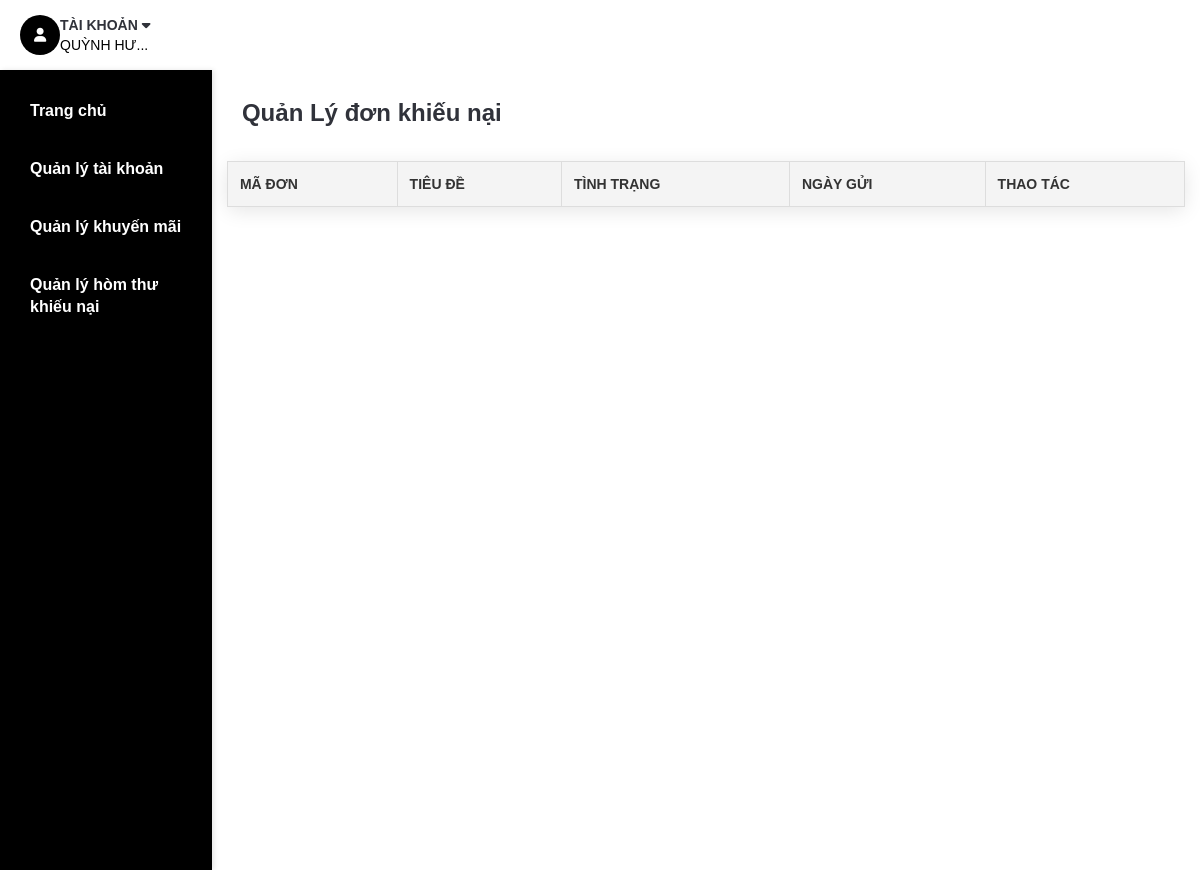
The app's page /admin/admin-complaint.php (signed in), older data.
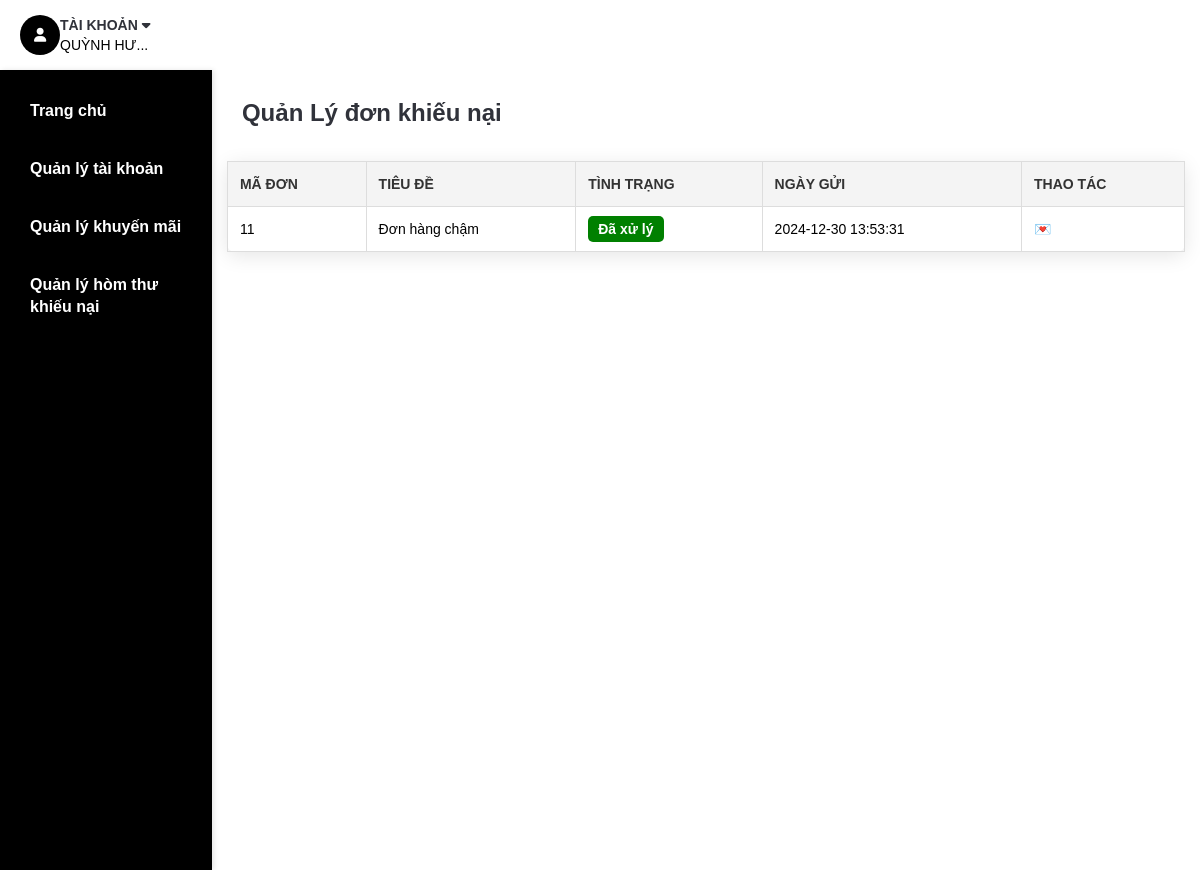
The same page, newer data.
### tables this page shows
CREATE TABLE `complaint` (
  `ComplaintID` int(50) NOT NULL,
  `Title` varchar(255) NOT NULL,
  `Description` varchar(255) NOT NULL,
  `Status` tinyint(1) NOT NULL DEFAULT 0,
  `DateSubmitted` datetime NOT NULL,
  `AdminReply` text NOT NULL,
  `InvoiceID` int(11) NOT NULL
);

### DataProvider.php (called while the page is built, shortened)
<?php
class DataProvider
{
	public static function executeQuery($sql)
	{
		require ('connectiondata.inc');
		if (!($connection = mysqli_connect($hostName,$username,$password,$databaseName)))
			die ("couldn't connect to localhost");
		mysqli_set_charset($connection, "utf8");
		$result = mysqli_query($connection, $sql);
		return $result;
	}
}
?>

### admin/admin-complaint.php (the view, shortened to what this page needs)
<?php
require_once('../DataProvider.php');
$sql = "SELECT * FROM complaint ORDER BY DateSubmitted DESC";
$result = DataProvider::executeQuery($sql);
?>
<!DOCTYPE html>
<html lang="vi">
<head>
	<link type="text/css" rel="stylesheet" href="../css/bootstrap.min.css" />
	<link type="text/css" rel="stylesheet" href="../css/slick.css" />
	<link type="text/css" rel="stylesheet" href="../css/slick-theme.css" />
	<link type="text/css" rel="stylesheet" href="../css/nouislider.min.css" />
	<link rel="stylesheet" href="../css/font-awesome.min.css">
    <link href="https://cdnjs.cloudflare.com/ajax/libs/font-awesome/6.0.0-beta3/css/all.min.css" rel="stylesheet">
	<link type="text/css" rel="stylesheet" href="../css/style.css" />
	<link type="text/css" rel="stylesheet" href="../css/extrastyle.css">
	<link type="text/css" rel="stylesheet" href="../css/adminbonus.css">
</head>
<body>
	<header>
		<?php
			if($_SESSION['isLogin']==1)
			{
				require_once('../DataProvider.php');
			}
		?>
		<div id="header">
			<div class="container">
				<div class="pull-right">
					<ul class="header-btns">
						<?php include('php/account.php'); ?>
					</ul>
				</div>
			</div>
		</div>
	</header>
    <div class="section">
		<div class="container container-admin">
		    <?php include('php/navigationUsr.php') ?>
            <div class="row row-admin" style="padding: 15px;">
            <h3 class="mt-4" style="padding: 15px;">Quản Lý đơn khiếu nại</h3>
                <table border="1">
                    <thead>
                        <tr>
                            <th>Mã đơn</th>
                            <th>Tiêu đề</th>
                            <th>Tình trạng</th>
                            <th>Ngày gửi</th>
                            <th>Thao tác</th>
                        </tr>
                    </thead>
                    <tbody>
                        <?php
                        while ($row = mysqli_fetch_assoc($result)) {
                            $complaintID = $row['ComplaintID'];
                            $title = $row['Title'];
                            $status = $row['Status'];
                            $dateSubmitted = $row['DateSubmitted'];
                            $statusText = $status == 0 ? 'Chưa xử lý' : 'Đã xử lý';
                            $statusClass = $status == 0 ? 'status-pending' : 'status-completed';
                            ?>
                            <tr>
                                <td><?php echo $complaintID; ?></td>
                                <td><?php echo htmlspecialchars($title); ?></td>
                                <td>
                                    <span class="status <?php echo $statusClass; ?>"><?php echo $statusText; ?></span>
                                </td>
                                <td><?php echo $dateSubmitted; ?></td>
                                <td>
                                    <a href="edit-complaint.php?complaintID=<?php echo $complaintID; ?>">💌</a>
                                </td>
                            </tr>
                            <?php
                        }
                        ?>
                    </tbody>
                </table>
            </div>
        </div>
    </div>
    </body>
    </html>

Row changes from the older to the newer data that the page shows:
added complaint: ComplaintID "11", Title "Đơn hàng chậm", Status "Đã xử lý", DateSubmitted "2024-12-30 13:53:31"
